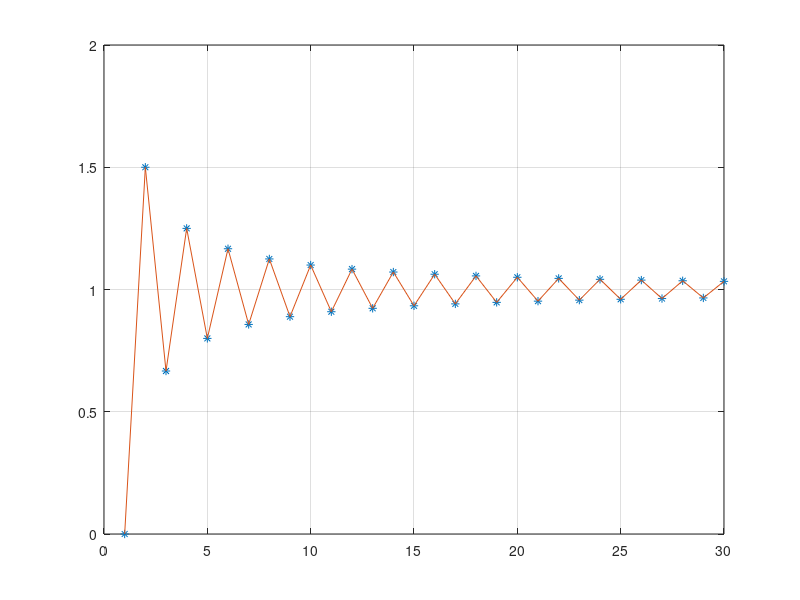
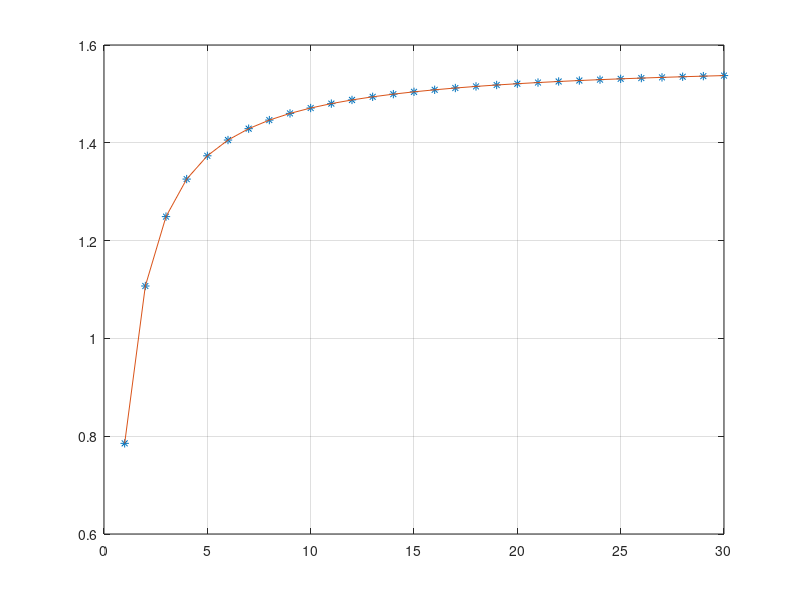
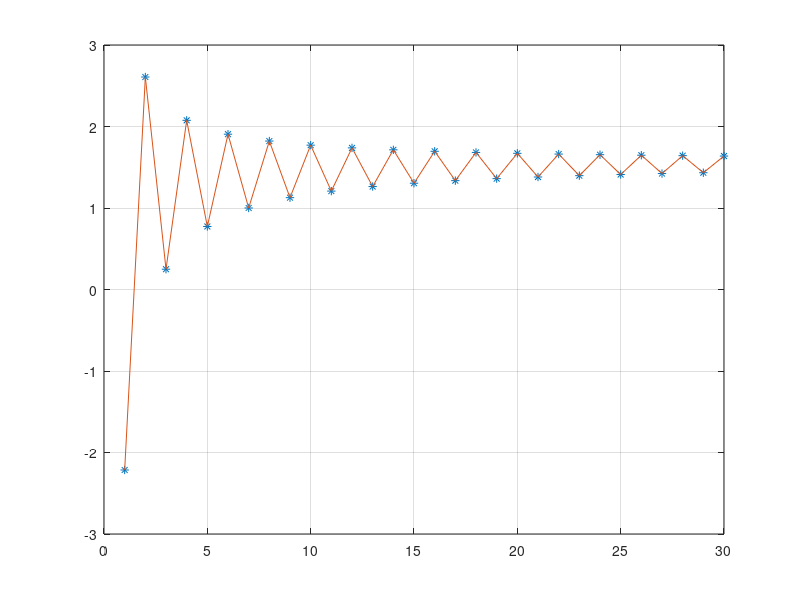
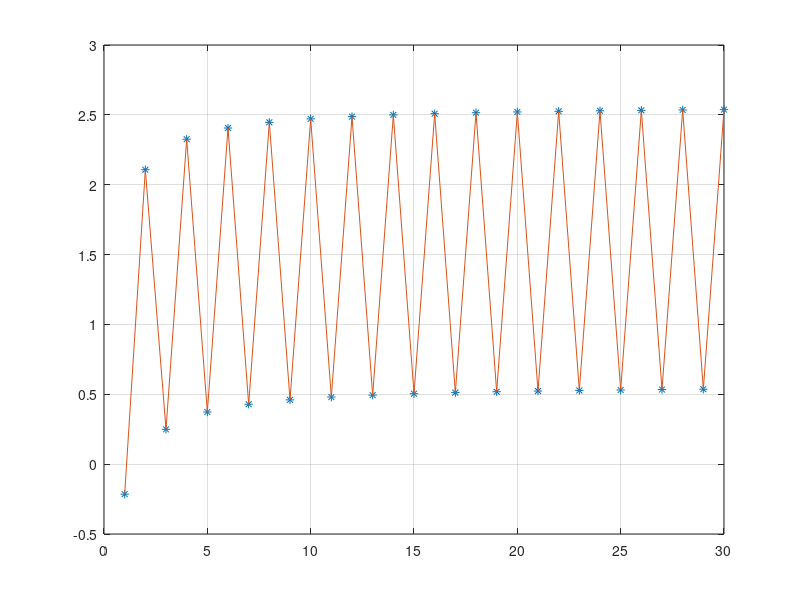

Source code (MATLAB) for these figures, in order:
% Experimental plots of sequences;
% piecewise linear graphs for easier visualisation

%% Fig 1
a = zeros(1,30);
for n = 1:30
  a(n) = 1 + (-1)^n/n;
end
figure
plot(1:30,a,'*',1:30,a)
grid on  
%% Fig 2
a = zeros(1,30);
for n = 1:30
  a(n) = atan(n);
end
figure
plot(1:30,a,'*',1:30,a)
grid on  
%% Fig 3
a = zeros(1,30);
for n = 1:30
  a(n) = atan(n) + 3*(-1)^n/n;
end
figure
plot(1:30,a,'*',1:30,a)
grid on  
%% Fig 4
a = zeros(1,30);
for n = 1:30
  a(n) = atan(n) + (-1)^n;
end
figure
plot(1:30,a,'*',1:30,a)
grid on  
%% Fig 5
a = zeros(1,30);
for n = 1:30
  a(n) = atan(n) + 2/n^2;
end
figure
plot(1:30,a,'*',1:30,a)
grid on  
%% Fig 6
a = zeros(1,30);
for n = 1:30
  a(n) = cos(n*pi);
end
figure
plot(1:30,a,'*',1:30,a)
axis([0 31 -1.2 1.2])
grid on  

%% Fig 7
a = zeros(1,30);
for n = 1:30
  a(n) = n^2;
end
figure
plot(1:30,a,'*',1:30,a)
grid on  

%% Fig 8
a = zeros(1,30);
for n = 1:30
  a(n) = (-1)^n*n;
end
figure
plot(1:30,a,'*',1:30,a)
grid on  

%% Fig 9
% (-2)^n*n
a = zeros(1, 10);
for n = 1:10
  a(n) = (-2)^n*n;
end
figure
plot(1:10, a, '*', 1:10, a)
grid on